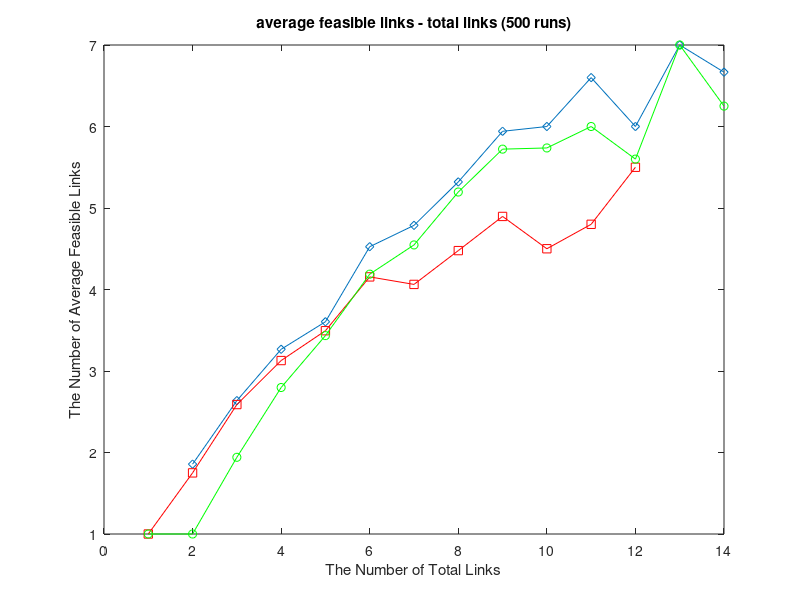

The MATLAB script that drew this image: (Note: this script raises an error after producing the figure.)
close all;
clear all;
clc

load('alg1_500.mat');
load('alg2_500.mat');
load('alg3_500.mat');

% transform time to TTI
time_1 = time_1/0.001;
time_2 = time_2/0.001;
time_3 = time_3/0.001;

% plot 1, feasible links - active links
plot(x_1, feasible_1, '-d', x_2, feasible_2, '-rs', x_3, feasible_3, '-og');
title('average feasible links - total links (500 runs)');
xlabel('The Number of Total Links');
ylabel('The Number of Average Feasible Links');
h = legend('subset selection with one-by-one merge', 'column norm based link subtraction', 'row & column norm based link addition', 3);
figure;
% plot 2, number of TTI - active links
plot(x_1, time_1, '-d', x_2, time_2, '-rs', x_3, time_3, '-og');
title('average needed TTI - total links (500 runs)');
xlabel('The Number of Total Links');
ylabel('Average Needed TTI');
h = legend('subset selection with one-by-one merge', 'column norm based link subtraction', 'row & column norm based link addition', 3);